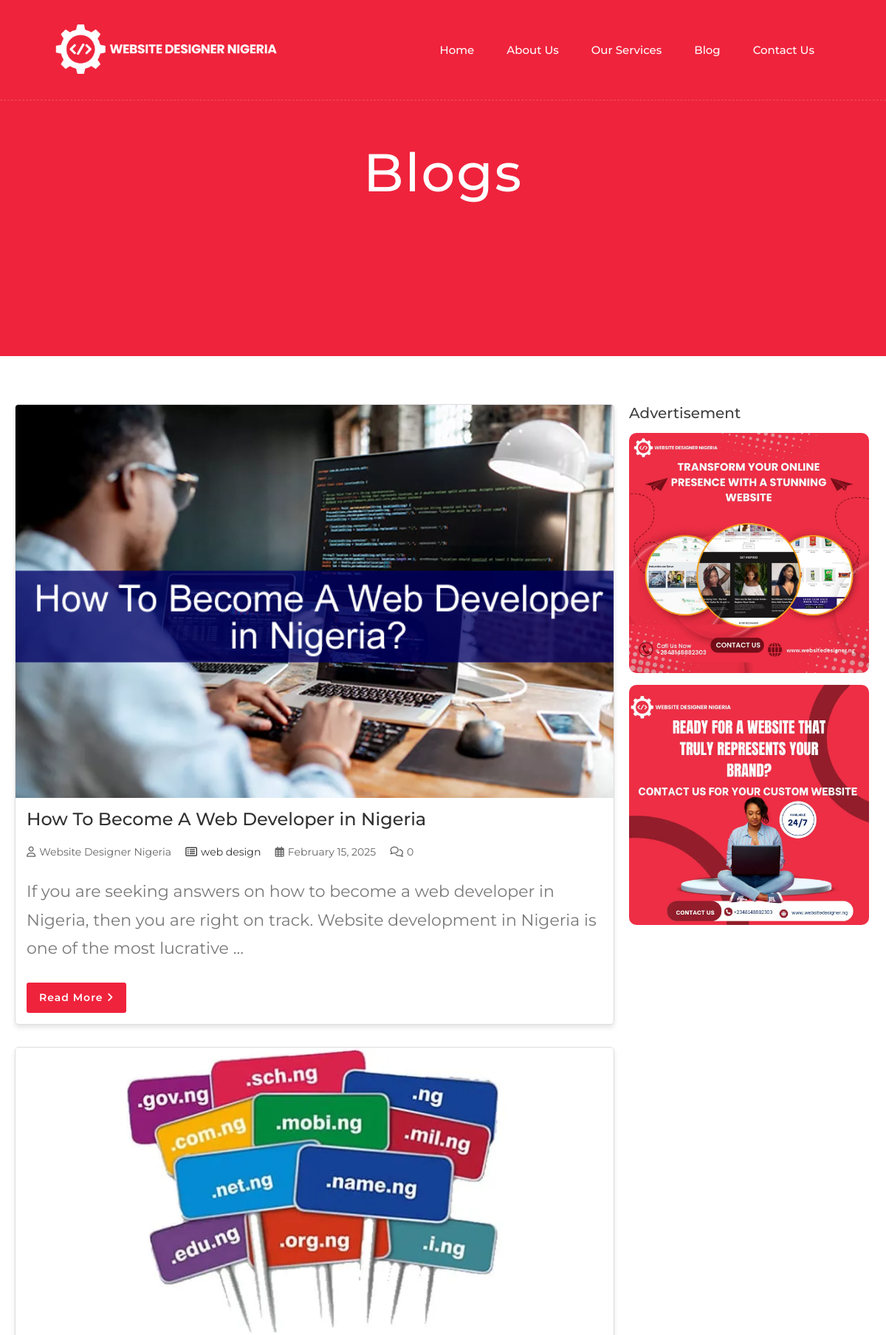
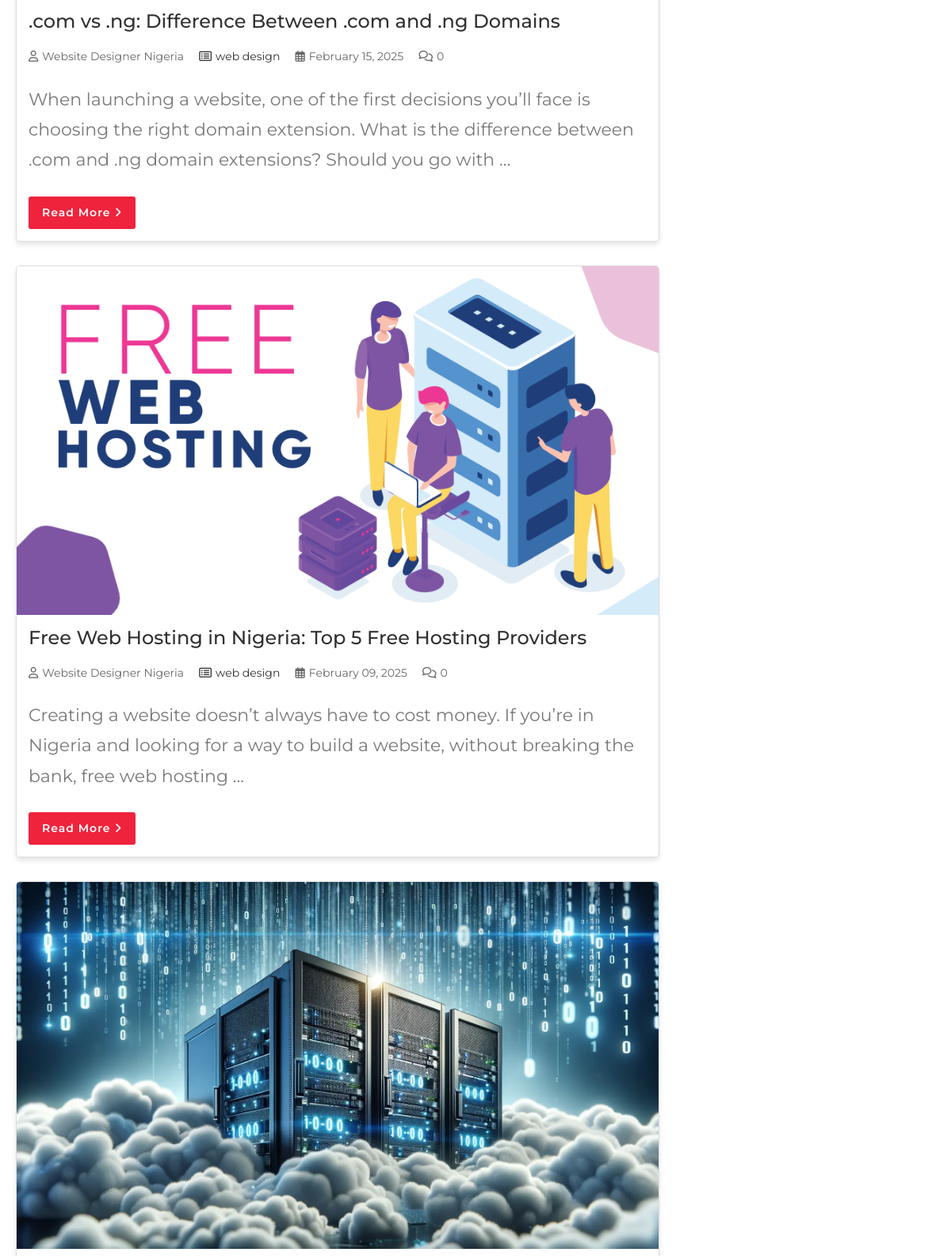
Screenshot of /blog/ (upper part) with the database file from the repository (2 pictures, top to bottom).
### app/models.py (models this page shows, shortened)
class Blog(models.Model):
    title = models.CharField(max_length=200)
    author = models.CharField(max_length=100)
    category = models.ForeignKey(Category, on_delete=models.CASCADE, related_name='blogs')
    date = models.DateTimeField(default=timezone.now)  # Change this line
    meta_description = models.TextField(blank=True, null=True)
    content = RichTextField()
    image = models.ImageField(upload_to='blog_images/')
    comments_count = models.PositiveIntegerField(default=0)
    slug = models.SlugField(unique=True, blank=True)
    class Meta:
        ordering = ['-date']

class Category(models.Model):
    name = models.CharField(max_length=100)
    slug = models.SlugField(unique=True)
    def __str__(self):
        return self.name

class BlogslistSidebarBanner(models.Model):
    title = models.CharField(max_length=100, blank=True, null=True)  # Optional title for the banner
    image = models.ImageField(upload_to='blogs-banners/')  # Upload path for the images
    link = models.URLField(blank=True, null=True)  # Optional link for the banner
    order = models.PositiveIntegerField(default=0)  # For ordering banners
    class Meta:
        ordering = ['order']  # Ensure banners are displayed in the specified order

### app/views.py (the view)
# urls.py: path('blog/', blog_list, name='blogs'),
def blog_list(request):
    blogs = Blog.objects.all()
    paginator = Paginator(blogs, 5)  # Show 10 blogs per page
    page_number = request.GET.get('page')
    page_obj = paginator.get_page(page_number)
    banners = BlogslistSidebarBanner.objects.all()[:3]
    return render(request, 'blogs.html', {'page_obj': page_obj, 'banners': banners})

### app/context_processors.py (called while the page is built)
def recent_posts(request):
    from app.models import Blog  # Import here to avoid early loading
    recent_posts = Blog.objects.all().order_by('-date')[:5]
    return {'recent_posts': recent_posts}

### templates/blogs.html (shortened to what this page needs)
{% extends "base.html" %}
{% load static %}
{% block maincontent %}
    <div class="about-banner wow fadeIn" data-wow-delay="0.1s">
        <div class="container">
            <div class="row">
                <div class="col-12">
                    <h1 class="display-3 text-white mb-3 animated slideInDown">Blogs</h1>
                </div>
            </div>
        </div>
    </div>
    <div class="blog-container">
        <div class="blog-row">
            <div class="blog-main">
                {% for blog in page_obj %}
                <div class="blog-post wow fadeInUp" data-wow-delay="0.1s">
                    <div class="blog-thumbnail">
                        <img src="{{ blog.image.url }}" alt="{{ blog.title }}">
                    </div>
                    <div class="blog-content">
                        <h2><a href="{% url 'blog_detail' category_slug=blog.category.slug slug=blog.slug %}">{{ blog.title }}</a></h2>
                        <div class="blog-meta-info">
                            <p><i class="far fa-user"></i>{{ blog.author }}</p>
                            <p><a href="{% url 'category_posts' category_slug=blog.category.slug %}"><i class="far fa-list-alt"></i>{{ blog.category }}</a></p>
                            <p><i class="far fa-calendar-alt"></i>{{ blog.date|date:"F d, Y" }}</p>
                            <p><i class="far fa-comments"></i>{{ blog.comments_count }}</p>
                        </div>
                        <p>{{ blog.content|truncatewords:30|striptags|safe}}</p>
                        <a class="btn" href="{% url 'blog_detail' category_slug=blog.category.slug slug=blog.slug %}">Read More <i class="fa fa-angle-right"></i></a>
                    </div>
                </div>
                {% endfor %}
            </div>
            <div class="blog-sidebar wow fadeInRight" data-wow-delay="0.1s">
                <h3>Advertisement</h3>
                <div class="sidebar-img">
                    {% for banner in banners %}
                        <a href="{{ banner.link|default:'https://websitedesigner.ng' }}" target="_blank">
                            <img src="{{ banner.image.url }}" alt="{{ banner.title }}" class="img-fluid mb-3" style="border-radius: 10px;">
                        </a>
                    {% endfor %}
                </div>
            </div>
        </div>
    </div>
{% endblock %}

### static/css/style.css (style rules this page uses)
body { color: #797979; background: #ffffff; font-family: 'Montserrat', sans-serif; }
h1, h2, h3, h4, h5, h6 { color: #414141; }
a { color: #313131; transition: .3s; }
p { font-size: 22px; line-height: 2.4rem; }
.btn { padding: 12px 25px; font-size: 14px; font-weight: 600; letter-spacing: 1px; color: #ffffff; background: #EF233C; border: 2px solid transparent; border-radius: 0; box-shadow: inset 0 0 0 50px #EF233C; transition: ease-out 0.3s; -webkit-transition: ease-out 0.3s; -moz-transition: ease-out 0.3s; }
.about-banner { position: relative; width: 100%; margin-bottom: 45px; padding: 190px 0; background: #EF233C; text-align: center; }
.about-banner h1 { font-weight: 500; letter-spacing: 2px; }

### templates/blogs.html (style rules this page uses)
.blog-container { max-width: 1200px; margin: 0 auto; padding: 20px; display: flex; flex-wrap: wrap; justify-content: space-between; }
.blog-row { display: flex; flex-wrap: wrap; gap: 20px; width: 100%; }
.blog-main { flex: 0 0 70%; max-width: 70%; }
.blog-post { margin-bottom: 30px; border: 1px solid #ddd; border-radius: 5px; overflow: hidden; box-shadow: 0 4px 6px rgba(0, 0, 0, 0.1); background-color: #fff; }
.blog-thumbnail img { width: 100%; height: auto; }
.blog-content { padding: 15px; word-wrap: break-word; }
.blog-content h2 { font-size: 24px; margin-bottom: 10px; color: #333; }
.blog-meta-info p { display: inline-block; margin-right: 15px; color: #666; font-size: 14px; }
.blog-meta-info p i { margin-right: 5px; }
.btn { display: inline-block; margin-top: 10px; padding: 8px 15px; color: #fff; background-color: #EF233C; text-decoration: none; border-radius: 3px; transition: background 0.3s; }
.blog-sidebar { flex: 0 0 28%; max-width: 28%; }
.blog-sidebar h3 { font-size: 20px; margin-bottom: 15px; }
.sidebar-img img { width: 100%; border-radius: 10px; }

### rows the page displays
Blog: image (picture), title "How To Become A Web Developer in Nigeria", author "Website Designer Nigeria", category "web design", date "February 15, 2025", comments_count "0", content "If you are seeking answers on how to become a web developer in Nigeria, then you are right on track. Website development in Nigeria is one of the most lucrative …"
Blog: image (picture), title ".com vs .ng: Difference Between .com and .ng Domains", author "Website Designer Nigeria", category "web design", date "February 15, 2025", comments_count "0", content "When launching a website, one of the first decisions you’ll face is choosing the right domain extension. What is the difference between .com and .ng domain extensions? Should you go with …"
Blog: image (picture), title "Free Web Hosting in Nigeria: Top 5 Free Hosting Providers", author "Website Designer Nigeria", category "web design", date "February 09, 2025", comments_count "0", content "Creating a website doesn’t always have to cost money. If you’re in Nigeria and looking for a way to build a website, without breaking the bank, free web hosting …"
Blog: image (picture)
BlogslistSidebarBanner: image (picture)
BlogslistSidebarBanner: image (picture)
